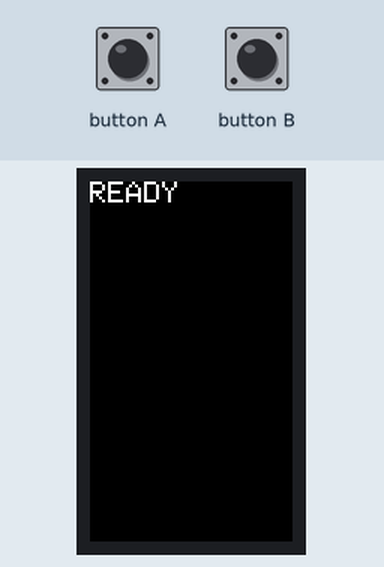
Simulated run of this program. Board: ESP32. Shown: 135×240 colour display. The test bench sets the inputs (shaded band). USB keyboard and mouse output is not drawn; what the program prints to the serial monitor is not drawn.

Above: at 1.3 s.
1.4 s: button A pressed for 0.15 s
At 2.6 s:
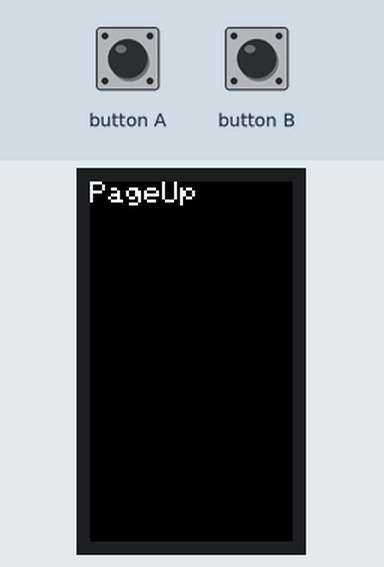
3.0 s: button B pressed for 0.15 s
At 3.8 s:
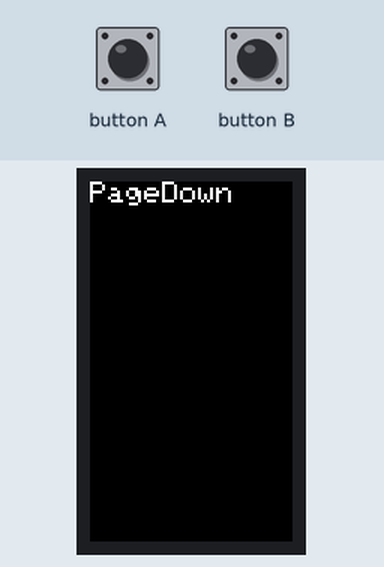
4.6 s: button A pressed for 1 s
At 5.0 s:
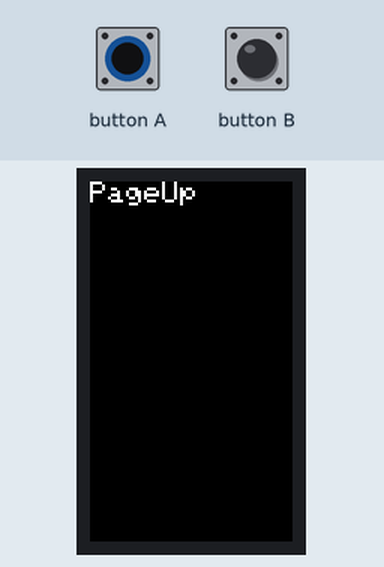
7.1 s: button B pressed for 1 s
At 8.1 s:
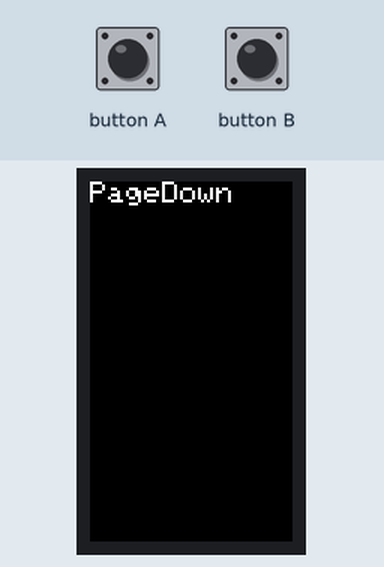
9.6 s: button A pressed for 3.2 s
At 10.0 s:
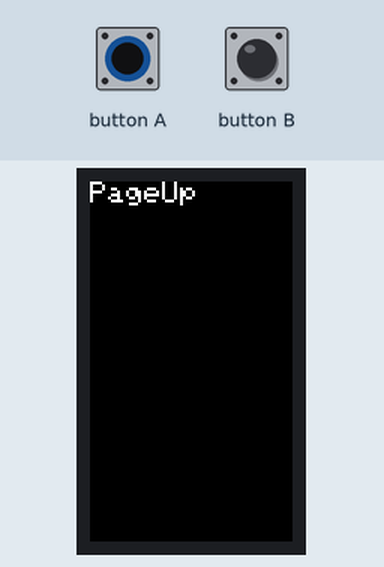
Timing chart, 0 to 12.6 s (numbered marks = the images above; inputs shaded):
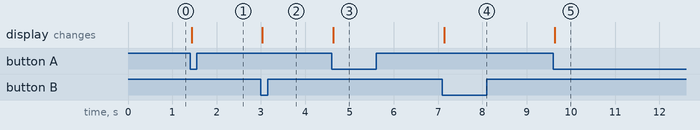

The program:

main.cpp
```cpp
#include <M5StickCPlus.h>
#include <BleCombo.h>
#include <Arduino.h>

// Button A and B last pressed time in millis
unsigned long btnALastOnMs = 0;
unsigned long btnBLastOnMs = 0;

void beginBluetooth() {
  Serial.println("Starting BLE HID!");
  Mouse.begin();
  Keyboard.begin();
}

void setup(){
  // Initialize the M5StickCPlus object. Initialize the M5StickCPlus object
  M5.begin();

  M5.Lcd.setTextWrap(true);
  M5.Lcd.setTextSize(2);

  beginBluetooth();

  // M5.BtnA = Button(BUTTON_A_PIN, true, 100);
  // M5.BtnB = Button(BUTTON_B_PIN, true, 100);

  // LCD display. LCd display
  M5.Lcd.print("READY");


}

void clearLcd(){
  M5.Lcd.fillScreen(BLACK);
  M5.Lcd.setCursor(0, 0);
}

void loop() {
  M5.update();

  if (!Keyboard.isConnected()){
      return;
  }

  auto now = millis();

  if (M5.BtnA.isPressed()){
    // use this to reduce sensitivity
    if (now - btnALastOnMs > 100){
      clearLcd();
      M5.Lcd.print("PageUp");
      Keyboard.press(KEY_PAGE_UP);
      Keyboard.releaseAll();
    }
    btnALastOnMs = now;
  }

  if (M5.BtnB.isPressed()){
    if (now - btnBLastOnMs > 100){
      clearLcd();
      M5.Lcd.print("PageDown");
      Keyboard.press(KEY_PAGE_DOWN);
      Keyboard.releaseAll();
    }
    btnBLastOnMs = now;
  }
}
```

Measured:
- after the input at 1.4 s, the display: changes at once (image 1)
- after the input at 3.0 s, the display: changes at once (image 2)
- after the input at 4.6 s, the display: changes at once (image 3)
- after the input at 7.1 s, the display: changes at once (image 4)
- after the input at 9.6 s, the display: changes at once (image 5)
